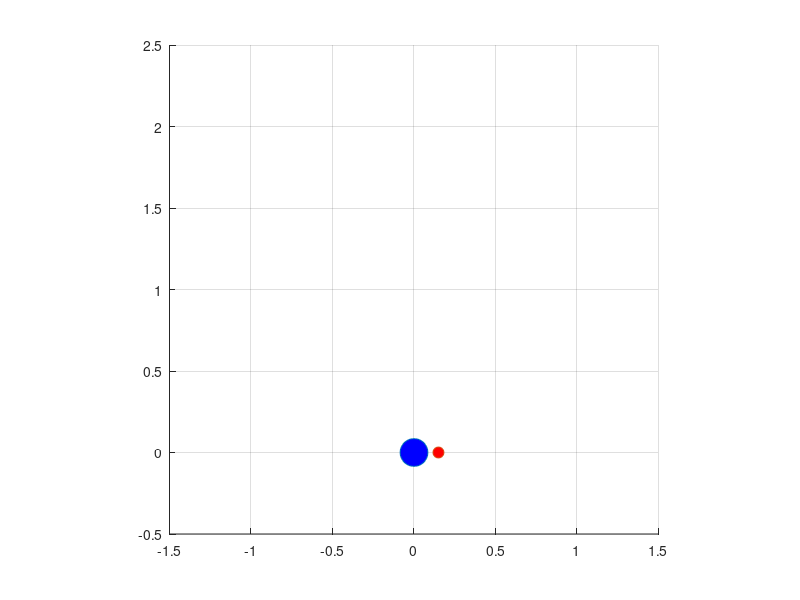

Source code (MATLAB): (Note: this script raises an error after producing the figure.)
clear;
close all;

dt = 0.02;%%時間刻み=離散時間Tsとして使用
Tfin = 0.62;%シミュレーション終了時間
t1 = [0:dt:Tfin];

u1 = ones(1,length(t1)) * 5;
u2 = ones(1,length(t1)) * 5;

si = zeros(length(t1),3);
si(1,:) = [0 0 0];%状態ξの初期値を設定

x = si(1,1) + 0.15 * cos(si(1,3));
y = si(1,2) + 0.15 * sin(si(1,3));

hold on;
axis equal;
grid on;

axis([-1.5 1.5 -0.5 2.5])

h = plot(si(1,1),si(1,2), 'o', 'MarkerSize' ,20, 'MarkerFaceColor', 'b');
h2 = plot(x,y,'o', 'MarkerSize' ,8, 'MarkerFaceColor', 'r');

for i = 1:length(t1)-1

    %θ(n),すなわち si(i+1,3) をx(n),y(n)の計算に使う
    si(i+1,3) = si(i,3) + u2(i) * dt;
    si(i+1,1) = si(i,1) + u1(i) * cos(si(i+1,3)) * dt;
    si(i+1,2) = si(i,2) + u1(i) * sin(si(i+1,3)) * dt;

    set(h, 'XData', si(i,1),'YData', si(i,2));
    set(h2, 'XData', si(i,1) + 0.15 * cos(si(i,3)),'YData', si(i,2) + 0.15 * sin(si(i,3)));

    drawnow;

    F = getframe(gcf);
    % RGBデータをインデックス付きデータに変更
    [X,map] = rgb2ind(F.cdata,256);
    if i==1
        pause(2)
        % GIFファイルに書き出し
        imwrite(X,map,'twowheels.gif')
    else
        % 2回目以降は'append'でアニメーションを作成
        imwrite(X,map,'twowheels.gif','WriteMode','append')
    end

end
